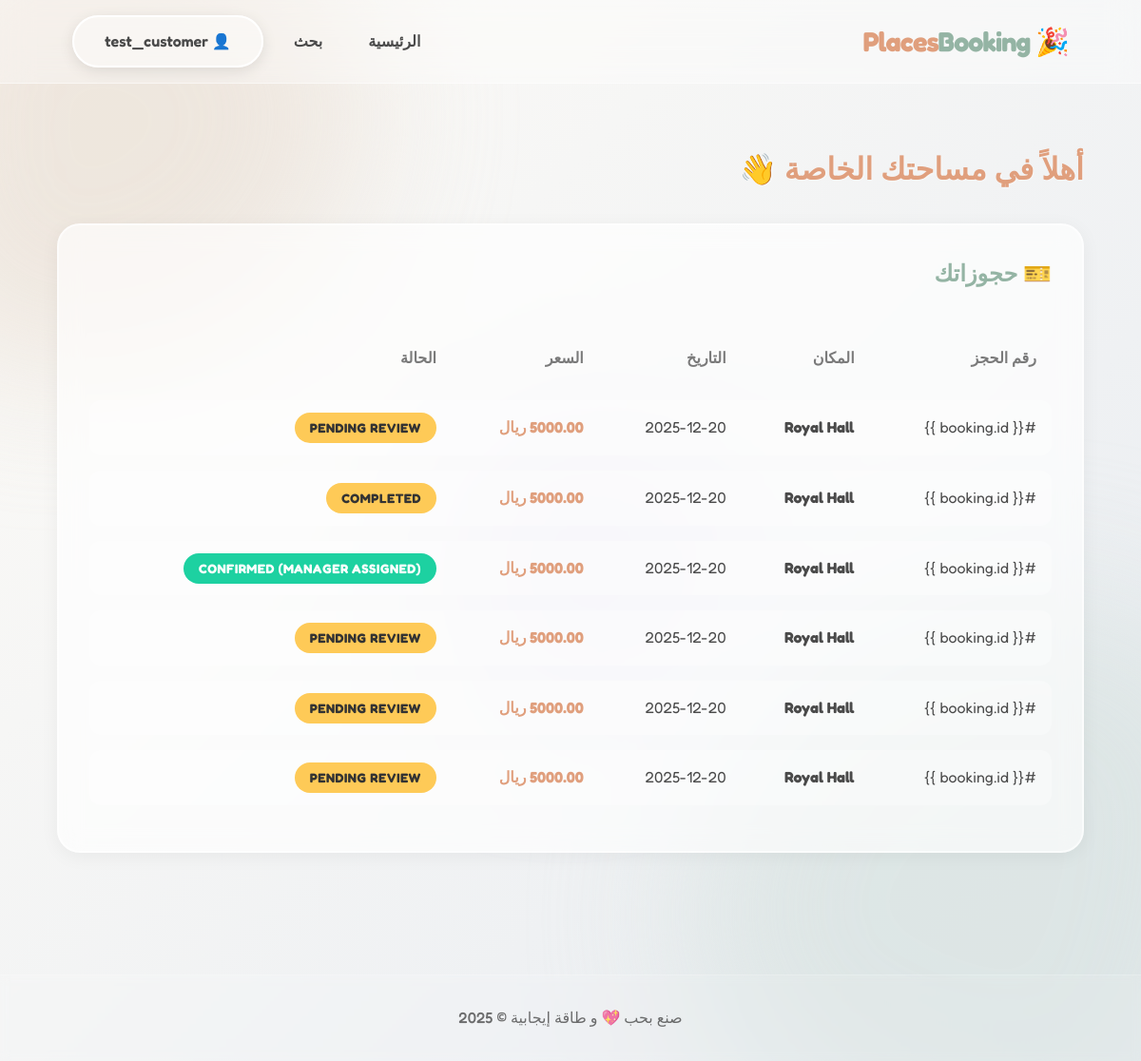
/users/dashboard/ (signed in), run on an earlier commit of the app's database.
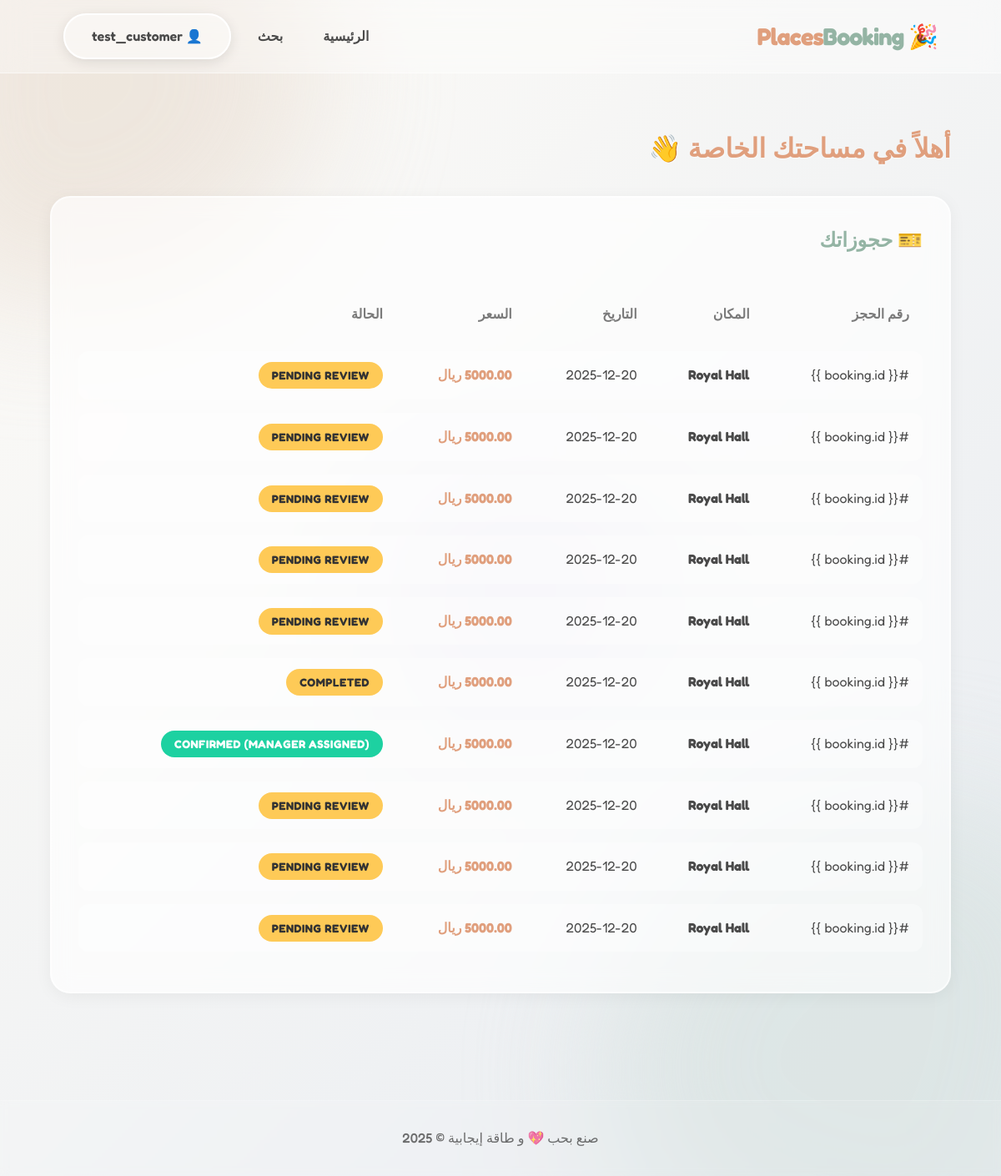
And on a later commit of the database.
### bookings/models.py (models this page shows, shortened)
class Booking(models.Model):
    class Status(models.TextChoices):
        Draft = "Draft", _("Draft")
        PENDING = "PENDING", _("Pending Review")
        APPROVED = "APPROVED", _("Approved by Admin")
        CONFIRMED = "CONFIRMED", _("Confirmed (Manager Assigned)")
        IN_PROGRESS = "IN_PROGRESS", _("In Progress")
        COMPLETED = "COMPLETED", _("Completed")
        CANCELLED = "CANCELLED", _("Cancelled")
        REJECTED = "REJECTED", _("Rejected")
        MAINTENANCE = "MAINTENANCE", _("Maintenance")
    customer = models.ForeignKey(settings.AUTH_USER_MODEL, on_delete=models.CASCADE, related_name="bookings")
    venue = models.ForeignKey(Venue, on_delete=models.CASCADE, related_name="bookings")
    start_time = models.DateTimeField()
    end_time = models.DateTimeField()
    event_type = models.CharField(max_length=100) # Wedding, Birthday, etc.
    attendees_count = models.PositiveIntegerField()
    total_price = models.DecimalField(max_digits=12, decimal_places=2, default=0)
    deposit_amount = models.DecimalField(max_digits=12, decimal_places=2, default=0)
    status = models.CharField(max_length=50, choices=Status.choices, default=Status.Draft)
    notes = models.TextField(blank=True)
    created_at = models.DateTimeField(auto_now_add=True)
    updated_at = models.DateTimeField(auto_now=True)

### venues/models.py (models this page shows, shortened)
class Venue(models.Model):
    class VenueType(models.TextChoices):
        HALL = "HALL", _("Hall")
        CAFE = "CAFE", _("Cafe")
        RESTAURANT = "RESTAURANT", _("Restaurant")
        GARDEN = "GARDEN", _("Garden")
        ROOFTOP = "ROOFTOP", _("Rooftop")
        VILLA = "VILLA", _("Villa")
        OTHER = "OTHER", _("Other")
    class PricingMethod(models.TextChoices):
        PER_HOUR = "PER_HOUR", _("Per Hour")
        PER_DAY = "PER_DAY", _("Per Day")
        PER_PERIOD = "PER_PERIOD", _("Per Period")
        PER_TABLE = "PER_TABLE", _("Per Table")
    class Status(models.TextChoices):
        ACTIVE = "ACTIVE", _("Active")
        INACTIVE = "INACTIVE", _("Inactive")
        MAINTENANCE = "MAINTENANCE", _("Maintenance")
    manager = models.ForeignKey(settings.AUTH_USER_MODEL, on_delete=models.CASCADE, related_name="managed_venues")
    name = models.CharField(max_length=255)
    venue_type = models.CharField(max_length=50, choices=VenueType.choices)
    description = models.TextField()
    address = models.CharField(max_length=255)
    map_link = models.URLField(blank=True, null=True)
    capacity = models.PositiveIntegerField()
    pricing_method = models.CharField(max_length=50, choices=PricingMethod.choices)
    base_price = models.DecimalField(max_digits=10, decimal_places=2)
    status = models.CharField(max_length=50, choices=Status.choices, default=Status.ACTIVE)
    cancellation_policy = models.TextField(blank=True, help_text="Details about cancellation")
    created_at = models.DateTimeField(auto_now_add=True)
    updated_at = models.DateTimeField(auto_now=True)

### users/views.py (the view)
# urls.py: path('dashboard/', views.customer_dashboard, name='customer_dashboard'),
@login_required
def customer_dashboard(request):
    bookings = Booking.objects.filter(customer=request.user).order_by('-created_at')
    return render(request, 'users/customer_dashboard.html', {'bookings': bookings})

### users/models.py (called while the page is built)
    def is_manager(self):
         return self.role == self.Role.MANAGER

### templates/users/customer_dashboard.html (shortened to what this page needs)
{% extends 'base.html' %}
{% block content %}
<div class="container" style="padding: 4rem 0;">
    <h1 style="color: var(--color-primary); margin-bottom: 2rem; text-shadow: 1px 1px 2px rgba(255,255,255,0.5);">أهلاً
        في مساحتك الخاصة 👋</h1>
    <div class="glass-card" style="padding: 2rem; overflow-x: auto;">
        <h2 style="margin-bottom: 1.5rem; color: var(--color-secondary);">🎫 حجوزاتك</h2>
        <table style="width: 100%; border-collapse: separate; border-spacing: 0 1rem; min-width: 800px;">
            <thead>
                <tr style="text-align: right; color: var(--color-text-light);">
                    <th style="padding: 1rem;">رقم الحجز</th>
                    <th style="padding: 1rem;">المكان</th>
                    <th style="padding: 1rem;">التاريخ</th>
                    <th style="padding: 1rem;">السعر</th>
                    <th style="padding: 1rem;">الحالة</th>
                </tr>
            </thead>
            <tbody>
                {% for booking in bookings %}
                <tr style="background: rgba(255,255,255,0.3); transition: 0.3s; border-radius: 12px;">
                    <td style="padding: 1rem; border-top-right-radius: 12px; border-bottom-right-radius: 12px;">#{{
                        booking.id }}</td>
                    <td style="padding: 1rem;">
                        <a href="{% url 'venue_detail' booking.venue.id %}"
                            style="font-weight: bold; color: var(--color-text);">{{ booking.venue.name }}</a>
                    </td>
                    <td style="padding: 1rem;">{{ booking.start_time|date:"Y-m-d" }}</td>
                    <td style="padding: 1rem; font-weight: bold; color: var(--color-primary);">{{ booking.total_price }}
                        ريال</td>
                    <td style="padding: 1rem; border-top-left-radius: 12px; border-bottom-left-radius: 12px;">
                        <span class="badge
                            {% if booking.status == 'CONFIRMED' or booking.status == 'APPROVED' %}badge-success
                            {% elif booking.status == 'CANCELLED' or booking.status == 'REJECTED' %}badge-danger
                            {% else %}badge-warning{% endif %}">
                            {{ booking.get_status_display }}
                        </span>
                    </td>
                </tr>
                {% endfor %}
            </tbody>
        </table>
    </div>
</div>
{% endblock %}

What changed in the data, as far as the page shows it:
added Booking: venue.name "Royal Hall", start_time "2025-12-20", total_price "5000.00", status "PENDING REVIEW"
added Booking: venue.name "Royal Hall", start_time "2025-12-20", total_price "5000.00", status "PENDING REVIEW"
added Booking: venue.name "Royal Hall", start_time "2025-12-20", total_price "5000.00", status "PENDING REVIEW"
added Booking: venue.name "Royal Hall", start_time "2025-12-20", total_price "5000.00", status "PENDING REVIEW"
